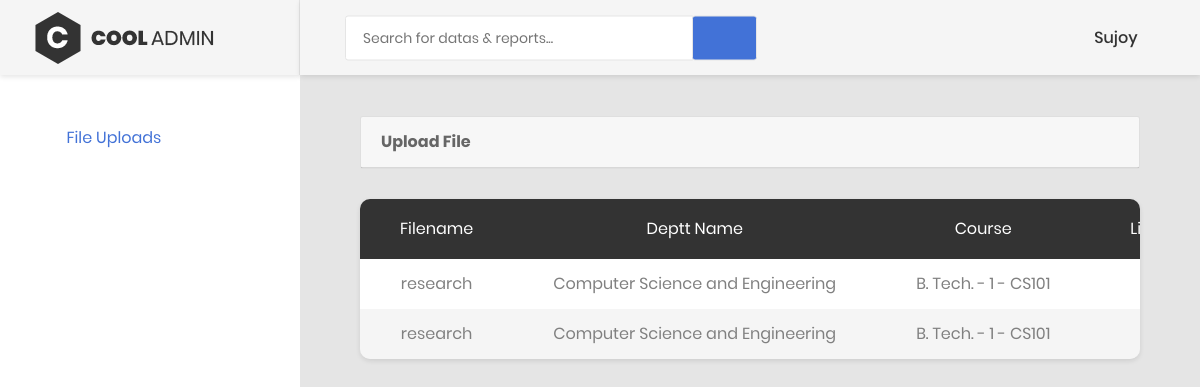
The page /myuploads/ (signed in) on the database its author committed.
### mainbase/models.py (models this page shows)
class PaperUpload(models.Model):
    course = models.ForeignKey(Course, on_delete=models.CASCADE)
    file = models.FileField(upload_to='papers/')
    filename = models.CharField(max_length=100, default='')
    uploadUser = models.ForeignKey(User, on_delete=models.DO_NOTHING , null=True)
    examDate = models.IntegerField(default=0)
    numLikes = models.BigIntegerField(default=0)
    numDislikes = models.BigIntegerField(default=0)
    isActive = models.BooleanField(default=True)
    reasonDislike = models.CharField(default='', max_length=1000)
    alreadyLiked = models.BooleanField(default=False)
    alreadyDisliked = models.BooleanField(default=False)

class Course(models.Model):
    dept = models.ForeignKey(Department, on_delete=models.CASCADE)
    courseID = models.CharField(max_length=20, default='', primary_key=True)
    courseName = models.CharField(max_length=100, default='')
    totalFiles = models.BigIntegerField(default=0)
    semester = models.IntegerField(default=1)
    isActive = models.BooleanField(default=True)

class Department(models.Model):
    deptName = models.CharField(max_length=100, default='')
    isActive = models.BooleanField(default=True)
    courseType = models.CharField(max_length=100, default='')
    semesterCount = models.IntegerField(default=0)

### mainbase/views.py (the view)
# urls.py: path('myuploads/', views.showUploads, name='myuploads'),
def showUploads(request):
    if request.user.is_anonymous:
        return HttpResponseRedirect('/login/')
    if not request.user.is_authenticated:
        return HttpResponseRedirect('/login/')
    files = PaperUpload.objects.filter(uploadUser=request.user)
    return render(request,'useruploads.html', {'files':files})

### mainbase/templates/useruploads.html (shortened to what this page needs)
<!DOCTYPE html>
<html lang="en">
<head>
    {%  load static %}
    <link href="{% static 'css/font-face.css' %}" rel="stylesheet" media="all">
    <link href="{% static 'vendor/font-awesome-4.7/css/font-awesome.min.css' %}" rel="stylesheet" media="all">
    <link href="{% static 'vendor/font-awesome-5/css/fontawesome-all.min.css' %}" rel="stylesheet" media="all">
    <link href="{% static 'vendor/mdi-font/css/material-design-iconic-font.min.css' %}" rel="stylesheet" media="all">
    <link href="{% static 'vendor/bootstrap-4.1/bootstrap.min.css' %}" rel="stylesheet" media="all">
    <link href="{% static 'vendor/animsition/animsition.min.css' %}" rel="stylesheet" media="all">
    <link href="{% static 'vendor/bootstrap-progressbar/bootstrap-progressbar-3.3.4.min.css' %}" rel="stylesheet" media="all">
    <link href="{% static 'vendor/wow/animate.css' %}" rel="stylesheet" media="all">
    <link href="{% static 'vendor/css-hamburgers/hamburgers.min.css' %}" rel="stylesheet" media="all">
    <link href="{% static 'vendor/slick/slick.css' %}" rel="stylesheet" media="all">
    <link href="{% static 'vendor/select2/select2.min.css' %}" rel="stylesheet" media="all">
    <link href="{% static 'vendor/perfect-scrollbar/perfect-scrollbar.css' %}" rel="stylesheet" media="all">
    <link href="{% static 'css/theme.css' %}" rel="stylesheet" media="all">
</head>
<body class="animsition">
    <div class="page-wrapper">
        <aside class="menu-sidebar d-none d-lg-block">
            <div class="logo">
                <a href="/home/">
                    <img src="{%  static 'images/icon/logo.png' %}" alt="Cool Admin" />
                </a>
            </div>
            <div class="menu-sidebar__content js-scrollbar1">
                <nav class="navbar-sidebar">
                    <ul class="list-unstyled navbar__list">
                        <li class="active has-sub">
                            <a class="js-arrow" href="#">
                                <i class="fas fa-tachometer-alt"></i>File Uploads</a>
                        </li>
                    </ul>
                </nav>
            </div>
        </aside>
        <div class="page-container">
            <header class="header-desktop">
                <div class="section__content section__content--p30">
                    <div class="container-fluid">
                        <div class="header-wrap">
                            <form class="form-header" action="" method="POST">
                                <input class="au-input au-input--xl" type="text" name="search" placeholder="Search for datas &amp; reports..." />
                                <button class="au-btn--submit" type="submit">
                                    <i class="zmdi zmdi-search"></i>
                                </button>
                            </form>
                            <div class="header-button">
                                <div class="account-wrap">
                                    <div class="account-item clearfix js-item-menu">
                                        <div class="content">
                                            {% if user.is_authenticated %}
                                                <a class="js-acc-btn" href="#">{{ user.username }}</a>
                                            {% else %}
                                                <a class="js-acc-btn" href="#">Unknown</a>
                                            {% endif %}
                                        </div>
                                    </div>
                                </div>
                            </div>
                        </div>
                    </div>
                </div>
            </header>
            <div class="main-content">
                <div class="section__content section__content--p30">
                    <div class="container-fluid">
                        <div class="col-lg-12">
                                <div class="card">
                                    <div class="card-header">
                                        <strong>Upload File</strong>
                                    </div>
                                </div>
                                <div class="table-responsive table--no-card m-b-30">
                                    <table class="table table-borderless table-striped table-earning" style="text-align: center;cursor: default">
                                        <thead>
                                            <tr>
                                                <th>Filename</th>
                                                <th>Deptt Name</th>
                                                <th>Course</th>
                                                <th>Likes</th>
                                            </tr>
                                        </thead>
                                        <tbody id="fileTable" >
                                            {% for data in files %}
                                                <tr>
                                                    <td style="cursor: default;">{{ data.filename }}</td>
                                                    <td style="cursor: default;">{{ data.course.dept.deptName }}</td>
                                                    <td style="cursor: default;">{{ data.course.dept.courseType }} - {{ data.course.semester }} - {{ data.course.courseID }}</td>
                                                    <td style="cursor: default;">{{ data.numLikes }}</td>
                                                </tr>
                                            {% endfor %}
                                        </tbody>
                                    </table>
                                </div>
                        </div>
                    </div>
                </div>
            </div>
        </div>
    </div>
</body>
</html>

### rows shown on the page
PaperUpload: filename "research", course.dept.deptName "Computer Science and Engineering", course.dept.courseType "B. Tech.", course.semester "1", course.courseID "CS101"
PaperUpload: filename "research", course.dept.deptName "Computer Science and Engineering", course.dept.courseType "B. Tech.", course.semester "1", course.courseID "CS101"

### other values the page prints
{{ user.username }} "Sujoy"
